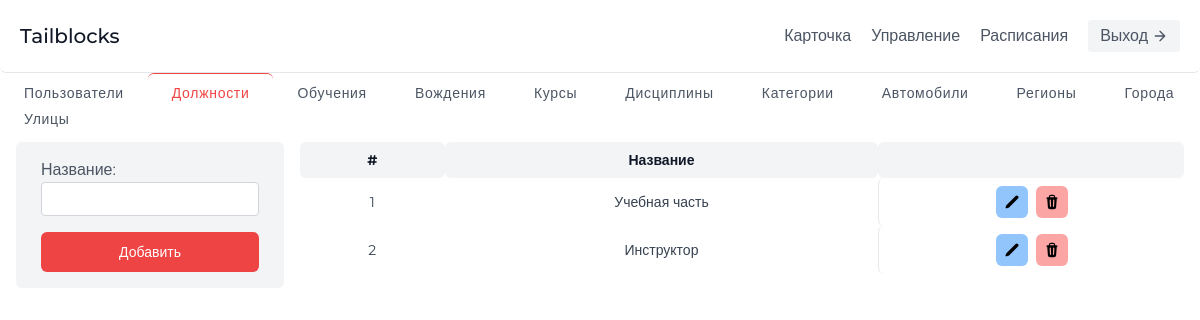
Screenshot of /control/posts/ with the database file from the repository.
### app/models.py (models this page shows, shortened)
class Post(models.Model):
    name = models.CharField(max_length=255, verbose_name='Название')
    class Meta:
        verbose_name = 'должность'
        verbose_name_plural = 'должности'

### app/views.py (the view)
# urls.py: path('control/posts/', ControlView.postsControlPage, name='control-posts'),
    def postsControlPage(request):
        posts = Post.objects.all()
        form = WorkerPostPostForm(request.POST)
        return render(request, 'worker/control-posts.html', {'posts': posts, 'form': form})

### app/forms.py
class WorkerPostPostForm(forms.ModelForm):
    class Meta:
        model = Post
        fields = '__all__'

### templates/worker/control-posts.html (shortened to what this page needs)
{% extends '../base.html' %}
{% load static %}
{% block content %}
	{% block header %}
		{% include './includes/header-2.html' %}
	{% endblock header %}
	<main>
		<section class="text-gray-600 body-font">
			<div class="flex mx-auto flex-wrap mb-4">
				<a
					class="px-6 w-auto justify-center text-sm font-medium inline-flex items-center leading-none border-gray-200 hover:text-gray-900 hover:bg-gray-100 tracking-wider transition-all ease-in-out"
					href="{% url 'control-users' %}"
				>
					Пользователи
				</a>
				<a
					class="w-auto justify-center border-t text-sm px-6 font-medium inline-flex items-center leading-none border-red-500 text-red-500 tracking-wider py-3"
				>
					Должности
				</a>
				<a
					class="px-6 w-auto justify-center text-sm font-medium inline-flex items-center leading-none border-gray-200 hover:text-gray-900 hover:bg-gray-100 tracking-wider transition-all ease-in-out"
					href="{% url 'control-trainings' %}"
				>
					Обучения
				</a>
				<a
					class="px-6 w-auto justify-center text-sm font-medium inline-flex items-center leading-none border-gray-200 hover:text-gray-900 hover:bg-gray-100 tracking-wider transition-all ease-in-out"
					href="{% url 'control-drivings' %}"
				>
					Вождения
				</a>
				<a
					class="px-6 w-auto justify-center text-sm font-medium inline-flex items-center leading-none border-gray-200 hover:text-gray-900 hover:bg-gray-100 tracking-wider transition-all ease-in-out"
					href="{% url 'control-courses' %}"
				>
					Курсы
				</a>
				<a
					class="px-6 w-auto justify-center text-sm font-medium inline-flex items-center leading-none border-gray-200 hover:text-gray-900 hover:bg-gray-100 tracking-wider transition-all ease-in-out"
					href="{% url 'control-disciplines' %}"
				>
					Дисциплины
				</a>
				<a
					class="px-6 w-auto justify-center text-sm font-medium inline-flex items-center leading-none border-gray-200 hover:text-gray-900 hover:bg-gray-100 tracking-wider transition-all ease-in-out"
					href="{% url 'control-categories' %}"
				>
					Категории
				</a>
				<a
					class="px-6 w-auto justify-center text-sm font-medium inline-flex items-center leading-none border-gray-200 hover:text-gray-900 hover:bg-gray-100 tracking-wider transition-all ease-in-out"
					href="{% url 'control-autos' %}"
				>
					Автомобили
				</a>
				<a
					class="px-6 w-auto justify-center text-sm font-medium inline-flex items-center leading-none border-gray-200 hover:text-gray-900 hover:bg-gray-100 tracking-wider transition-all ease-in-out"
					href="{% url 'control-regions' %}"
				>
					Регионы
				</a>
				<a
					class="px-6 w-auto justify-center text-sm font-medium inline-flex items-center leading-none border-gray-200 hover:text-gray-900 hover:bg-gray-100 tracking-wider transition-all ease-in-out"
					href="{% url 'control-cities' %}"
				>
					Города
				</a>
				<a
					class="px-6 w-auto justify-center text-sm font-medium inline-flex items-center leading-none border-gray-200 hover:text-gray-900 hover:bg-gray-100 tracking-wider transition-all ease-in-out"
					href="{% url 'control-streets' %}"
				>
					Улицы
				</a>
			</div>
			<div class="grid grid-cols-4">
				<div class="col-span-1 w-full px-4">
					<form method="POST" action="/control/post/new/" class="w-full items-center p-4 bg-gray-100 grid items-center justify-center gap-4">
						{% csrf_token %} {{ form.as_div }}
						<button
						class='px-4 rounded-md hover:bg-red-600 py-2.5 text-sm font-medium bg-red-500 text-white'
							type="submit"
						>
							Добавить
						</button>
					</form>
				</div>
				<div class="col-span-3 pr-4 w-full">
					<table class="table-auto w-full">
						<thead class="text-gray-900 w-full font-medium text-sm bg-gray-100">
							<tr class="w-full">
								<th class="px-4 py-2 w-min">#</th>
								<th class="w-auto px-4 py-2">Название</th>
								<th class="w-auto px-4 py-2"></th>
							</tr>
						</thead>
						<tbody class="text-gray-700 text-sm overflow-y-auto">
							{% for item in posts %}
							<tr>
								<td class="px-4 py-2 text-center">{{item.id}}</td>
								<td class="px-4 py-2 text-center">{{item.name}}</td>
								<td class="px-2 py-2 flex items-center justify-center gap-2 border-l">
									<a
										class="px-2 py-2 rounded-md inline-flex items-center bg-blue-300 hover:bg-blue-400 justify-center ease-in-out transition-all"
										href='{% url "update-post" item.id %}'
										title="Редактировать"
									>
										<img class="w-4 h-auto text-white" src="{% static 'icons/edit.svg' %}" />
									</a>
									<a
										class="px-2 py-2 rounded-md inline-flex items-center bg-red-300 hover:bg-red-400 justify-center ease-in-out transition-all"
										href='{% url "remove-post" item.id %}'
										title="Удалить"
									>
										<img class="w-4 h-auto" src="{% static 'icons/trash.svg' %}" />
									</a>
								</td>
							</tr>
							{% endfor %}
						</tbody>
					</table>
				</div>
			</div>
		</section>
	</main>
{% endblock content %}

### static/css/styles.css (style rules this page uses)
*, html { margin: 0; padding: 0; }

### rows the page displays
Post: id "1", name "Учебная часть"
Post: id "2", name "Инструктор"
